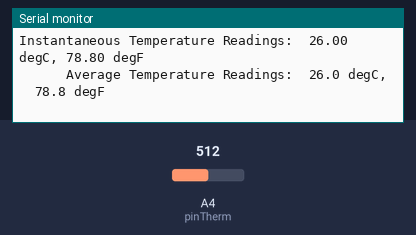
The sketch below on a simulated Arduino Uno, built with avr-gcc and run on an emulated ATmega328P. Shown: the last lines printed to the serial monitor. The inputs (shaded band) are chosen by the test bench; at power-on: A4 (pinTherm) = 512.

Above: at 7.0 s.
7.1 s: A4 (pinTherm) set to 849
At 7.8 s:
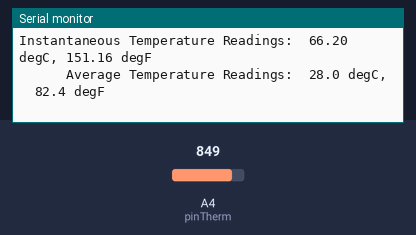
8.6 s: A4 (pinTherm) set to 875
At 10.0 s:
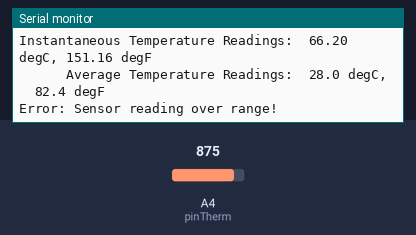

Measured:
- the behaviour switches between 867 and 868 on A4 (pinTherm) (found by bisection; images 1 and 2)
- after the input at 7.1 s, the serial monitor: prints a new line at once (image 1)
- after the input at 8.6 s, the serial monitor: prints a new line after 0.59 s (image 2)

The sketch:

FunWithThermistors.ino
```cpp
/*
Project Description:

 This project illustrates a simple method of measuring temperature with an Arduino and NTC Thermistor.
 The Thermistor used for this project is sold by Adafruit Industries:
 http://www.adafruit.com/products/372
 and has a resistance of 10K ohms at 25 degrees C.  It is used in a simple voltage divider circuit.

 Since the response is non-linear, a lookup table is used.  The values in the LUT are the predicted
 values of the Analog to Digital converter at every temperature between -20 and +69 degrees C.

 The LUT has been derived from the manufacturer's published resistance table with the help of an
 Excel spreadsheet.

 Concepts developed and demonstrated here:
 1. Using a Lookup Table (LUT)
 2. Interpolating between LUT entries for greater precision
 3. How to do a running average, or "Low-Pass Filter" in quasi real-time
 4. How to limit the resolution to match the limitations of the system

 */

// ################################################################################
// #################### PRE-PROCESSOR DEFINITIONS #################################
// ################################################################################

#define pinTherm A4
#define printInterval 3000


// ################################################################################
// ######################## VARIABLE DECLARATIONS #################################
// ################################################################################

float tempC;
float tempF;
float avgTempF;
float avgTempC;

boolean initLPF = 1;  // Flag used to initialize the Low Pass Filter

unsigned long millisPrev;
unsigned long millisPrevPrint = -printInterval;


// ################################################################################
// ######################## SETUP PROCEDURE #######################################
// ################################################################################

void setup() {
  // This is the Setup part of your project. This is for code that is run only ONCE at startup.

  pinMode(pinTherm, INPUT);  // Set Pin Mode of the Analog thermistor input
  analogReference(EXTERNAL); // Use the voltage appearing at AREF pin as the ADC reference
  Serial.begin(9600);

}  // END Setup Procedure


// ################################################################################
// ######################### LOOP PROCEDURE #######################################
// ################################################################################

void loop() {
  // This is the main part of your project.  Put all continuously running code here:

  if (millis() > millisPrev + 1000) {  // Take a temperature reading every second

    tempC = getTempFloat(pinTherm);  // Get instantaneous temperature reading in deg C

    if (tempC > 998)
      Serial.println("Error: Sensor reading over range!");
    else if (tempC < -998)
      Serial.println("Error: Sensor reading under range!");
    else {

      tempC = tempC + 1.0;  // Calibration offset by empirical measurement

      // tempC = resDull(tempC);  // Optional function to limit resolution to 0.5 deg C

      tempF = (tempC * 1.8) + 32;  // convert instantaneous deg C reading to deg Fahrenheit

      avgTempC = LPF(tempC, 20, initLPF);  // Get LPF average reading over 20 samples
      initLPF = 0;  // Discard the initialization flag after the first reading is recorded

      avgTempF = (avgTempC * 1.8) + 32;  // convert average deg C to deg Fahrenheit


      if (millis() > millisPrevPrint + printInterval) {  // print out the readings
        Serial.print("Instantaneous Temperature Readings:  ");
        Serial.print(tempC, 2);
        Serial.print(" degC, ");
        Serial.print(tempF, 2);
        Serial.println(" degF");

        Serial.print("      Average Temperature Readings:  ");
        Serial.print(avgTempC, 1);
        Serial.print(" degC,  ");
        Serial.print(avgTempF, 1);
        Serial.println(" degF");
        Serial.println();
        millisPrevPrint = millis();
      }
    }
    millisPrev = millis();
  }


}  // END Loop Procedure
```

LPF.ino
```cpp
/*
 ************************************************
 ************** LOW PASS FILTER *****************
 ************************************************

 EasternStarGeek: 15 May, 2012

 This function is a Low-Pass Filter for smoothing out signals or averaging.
 It uses a static buffer to store the last "n" readings, and each time it is called,
 the oldest reading is discarded, the new reading is added, and the stack average
 value is returned.
 The buffer size is user-adjustable, but is constrained between 2 and 50
 An initialization function fills the entire buffer with the input value. This is useful
 when the LPF function is called for the first time.

 Note: To meet the definition of a true LPF, this function must be called at regular intervals.
 */

float LPF( float input, int bufferSize, boolean initialize)  {

#define bufferCap 50  //maximum buffer capacity

  static float buffer[bufferCap];
  byte samples;
  float tempSum;
  float output;

  bufferSize = constrain(bufferSize, 2, bufferCap);

  // Initialize buffer if requested
  if (initialize) {
    for ( int i=0; i < bufferSize; i++ ) {
      buffer[i] = input;
    } // END For
  }  // END if

  // Push down the buffer Stack to discard oldest reading, making room for the new
  for ( int i=bufferSize - 2; i >= 0; i--) {
    buffer[i+1] = buffer[i];
  } // END For

  // Record the Current input value
  buffer[0] = input;

  // Calculate current stack average
  tempSum = 0;
  for ( int i=0; i < bufferSize; i++ ) {
    tempSum = tempSum + buffer[i];
  } // END For

  output = tempSum / bufferSize;

  return(output);


} // End function
```

getTempFloat.ino
```cpp
float getTempFloat (int thermPin)  {

  /*
  This function converts a Thermistor reading into a corresponding temperature in degrees C.

   The Thermistor is incorporated into a Voltage Divider Circuit with Ra=Thermistor and Rb=10K,
   ASCII circuit diagram, below:

   +Vref---[Thermistor]---+--[10K]---GND
                          |
                         ADC @ thermPin

   ADC Values were externally calculated from the Thermistor Resistance Table
   using the formula:   ADC = 1023 * 10000/(Rtherm+10000)

   (ADC: Analog to Digital Converter)

   The lookup table, below, is an array of integer constants containing
   the predicted ADC values for all temperatures between -20 deg C to + 69 deg C.
   The array index starts at zero, which corresponds to a temperature of -20 deg C.

   The resolution of the LUT itself is 1 degree C, but because there is some difference
   between adjacent ADC values, in some cases more than 10 counts, a linear interpolation
   between the two closest entries is performed to give a finer output resolution.
   */

  const int LUT_Therm[90] = {
    105, 110, 116, 121, 127, 133, 139, 145, 152, 159,   // -20C to -11C
    165, 173, 180, 187, 195, 203, 211, 219, 227, 236,   // -10C to -1C
    245, 254, 264, 273, 283, 293, 303, 313, 324, 334,   //  0C  to +9C
    345, 355, 366, 377, 388, 399, 410, 422, 433, 444,   //  10C to 19C
    455, 467, 478, 489, 500, 512, 523, 534, 545, 555,   //  20C to 29C
    566, 577, 588, 598, 608, 619, 629, 639, 648, 658,   //  30C to 39C
    667, 677, 686, 695, 704, 712, 721, 729, 737, 745,   //  40C to 49C
    753, 760, 768, 775, 782, 789, 795, 802, 808, 814,   //  50C to 59C
    820, 826, 832, 837, 843, 848, 853, 858, 863, 867    //  60C to 69C
  };

  float _tempC;  // Intermediate results and final Temperature return value
  int ADC_Lo;   // The Lower ADC matching value
  int ADC_Hi;   // The Higher ADC matching value
  int Temp_Lo;  // The Lower whole-number matching temperature
  int Temp_Hi;  // The Higher whole-number matching temperature

  // get raw ADC value from Thermistor voltage divider circuit
  int thermValue = analogRead(thermPin);

  // Return dummy value if the sensor reading falls outside of the LUT
  if (thermValue < LUT_Therm[0])
    _tempC = -999;  // Under-range dummy value
  else if (thermValue > LUT_Therm[89])
    _tempC = 999;  // Over-range dummy value
  else {

    // if Sensor Value is within range...
    for (int i=0; i <= 89; i++){    // Step through the lookup table and look for a match
      if (LUT_Therm[i] > thermValue) {  // Find the closest Higher ADC value
        ADC_Hi = LUT_Therm[i];
        Temp_Hi = i - 20;      // Record the closest Higher whole-number temperature

        // Get the closest Lower whole-number temperature, taking the lower table boundary into account
        if (i != 0)  {
          ADC_Lo = LUT_Therm[i-1];
          Temp_Lo = i - 21;
        }
        else  {
          ADC_Lo = LUT_Therm[i];
          Temp_Lo = i - 20;
        }

        // Interpolate the temperature value for greater precision
        // Note: the Map function does not use floating-point math, so the integer values
        // of temperature are multiplied by 100, and the result is subsequently divided by 100
        _tempC = float( map(thermValue, ADC_Lo, ADC_Hi, Temp_Lo*100, Temp_Hi*100) )/100;
         break;  // exit for-next loop after the match is detected
      }
    }
  }
  return (_tempC);
}
```

resDull.ino
```cpp
/*
 ************************************************
 ************** DULL RESOLUTION *****************
 ************************************************

 EasternStarGeek: 15 May, 2012

 This function will dull the resolution of a floating-point number to 0.5,
 and can be used with the Thermistor read function if desired.  This is because
 the tolerance stack-up of all related components and the analog signal chain
 results in a practical useable resolution of approximately 0.5 deg C.

 This function will work with positive and negative input values.
 */

float resDull(float input) {

  float output;

  if ( abs(input - int(input)) > 0.5 )  {
    if (input > 0)
      output = int(input) + 0.5;
    else
      output = int(input) - 0.5;
  }
  else
    output = int(input);

  return(output);

}
```
